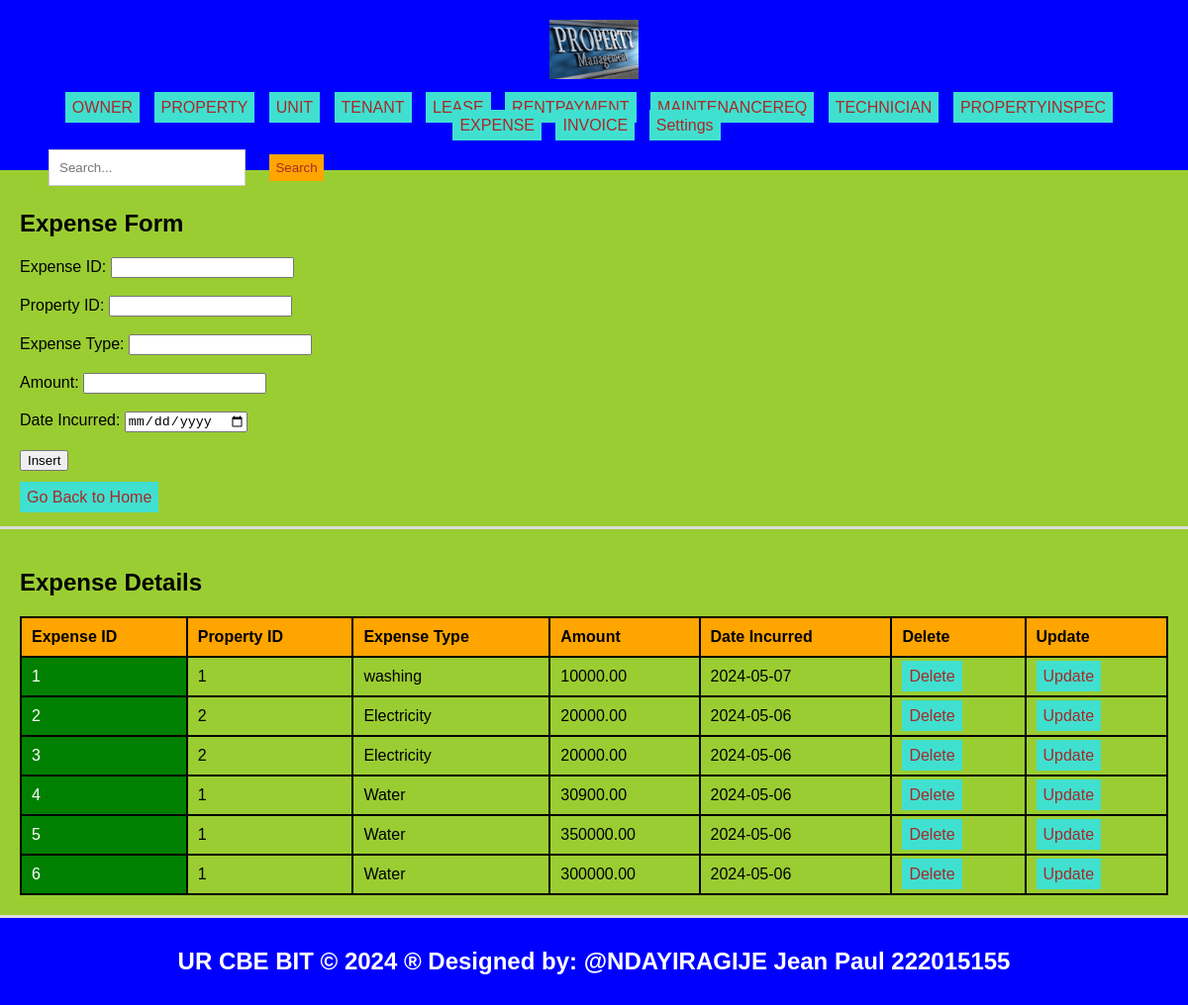
/Expense.php, run on the app's committed database.
### tables this page shows
CREATE TABLE `expenses` (
  `Expense_id` int(11) NOT NULL,
  `Property_id` int(11) DEFAULT NULL,
  `Expense_type` varchar(50) DEFAULT NULL,
  `Amount` decimal(10,2) DEFAULT NULL,
  `Date_incurred` date DEFAULT NULL
);

### Expense.php (the view, shortened to what this page needs)
<!DOCTYPE html>
<html lang="en">
<head>
  <link rel="stylesheet" type="text/css" href="style.css">
</head>
<body style="background-color: yellowgreen;">
  <header>
    <div>
      <img src="./Images/a.jpg" width="90" height="60" alt="Logo">
    </div>
    <ul class="navbar">
      <ul class="navbar">
    <li style="display: inline; margin-right: 5px;"><a href="./owner.php">OWNER</a></li>
    <li style="display: inline; margin-right: 5px;"><a href="./property.php">PROPERTY</a></li>
    <li style="display: inline; margin-right: 5px;"><a href="./unit.php">UNIT</a></li>
      <li style="display: inline; margin-right: 5px;"><a href="./tenant.php">TENANT</a></li>
        <li style="display: inline; margin-right: 5px;"><a href="./lease.php">LEASE</a></li>
     <li style="display: inline; margin-right: 5px;"><a href="./rentpayment.php">RENTPAYMENT</a></li>
      <li style="display: inline; margin-right: 5px;"><a href="./MaintenanceReq.php">MAINTENANCEREQ</a></li>
      <li style="display: inline; margin-right: 5px;"><a href="./technician.php">TECHNICIAN</a>
      </li>
      <li style="display: inline; margin-right: 5px;"><a href="./propertyinspec.php">PROPERTYINSPEC</a></li>
      <li style="display: inline; margin-right: 5px;"><a href="./Expense.php">EXPENSE</a></li>
        <li style="display: inline; margin-right: 5px;"><a href="./invoice.php">INVOICE</a>
        <li class="dropdown">
        <a href="#">Settings</a>
      </li>
    </ul>
    <div class="search-form" style="text-align: right; padding: 10px;">
      <form role="search" action="search.php">
        <input class="form-control" type="search" placeholder="Search..." aria-label="Search" name="query">
        <button class="btn" type="submit">Search</button>
      </form>
    </div>
  </header>
  <section>
    <h1>Expense Form</h1>
    <form method="post" onsubmit="return confirmInsert();">
        <label for="expense_id">Expense ID:</label>
        <input type="number" id="expense_id" name="expense_id" required><br><br>
        <label for="property_id">Property ID:</label>
        <input type="number" id="property_id" name="property_id" required><br><br>
        <label for="expense_type">Expense Type:</label>
        <input type="text" id="expense_type" name="expense_type" required><br><br>
        <label for="amount">Amount:</label>
        <input type="number" id="amount" name="amount" step="0.01" required><br><br>
        <label for="date_incurred">Date Incurred:</label>
        <input type="date" id="date_incurred" name="date_incurred" required><br><br>
        <input type="submit" name="add" value="Insert"><br><br>
        <a href="./home.html">Go Back to Home</a>
    </form>
</section>
<?php
include('database_connection.php');
?>
<section>
    <h2>Expense Details</h2>
    <table>
      <tr>
        <th>Expense ID</th>
        <th>Property ID</th>
        <th>Expense Type</th>
        <th>Amount</th>
        <th>Date Incurred</th>
        <th>Delete</th>
        <th>Update</th>
      </tr>
      <?php
      $sql = "SELECT * FROM expenses";
      $result = $connection->query($sql);
      if ($result->num_rows > 0) {
          while ($row = $result->fetch_assoc()) {
              echo "<tr>
                    <td>{$row['Expense_id']}</td>
                    <td>{$row['Property_id']}</td>
                    <td>{$row['Expense_type']}</td>
                    <td>{$row['Amount']}</td>
                    <td>{$row['Date_incurred']}</td>
                    <td><a href='delete_Expense.php?expense_id={$row['Expense_id']}'>Delete</a></td>
                    <td><a href='update_Expense.php?expense_id={$row['Expense_id']}'>Update</a></td>
                   </tr>";
           }
      } else {
          echo "<tr><td colspan='8'>No data found</td></tr>";
      }
      ?>
    </table>
  </section>
  <footer>
    <h2>UR CBE BIT &copy; 2024 &reg; Designed by: @NDAYIRAGIJE Jean Paul 222015155</h2>
  </footer>
</body>
</html>

### style.css (style rules this page uses)
body { font-family: Arial, sans-serif; margin: 0; padding: 0; }
.search-form { float: left; padding: 20px; }
.form-control { padding: 18px; margin-left: 19px; border: 1px solid #ccc; }
.btn { padding: 6px; background-color: orange; color: brown; border: none; }
.dropdown { position: relative; display: inline; margin-right: 10px; }
body { font-family: Arial,sans-serif; margin:0; padding:0; }
header { background-color:blue; padding: 20px; }
.dropdown { position: right; display:right; direction:rtl; }
section { padding:28px; border-bottom: 1px solid #ddd; }
footer { text-align: center; padding: 15px; background-color:blue; }

### Expense.php (style rules this page uses)
a { padding: 7px; color: white; background-color: turquoise; text-decoration: none; margin-right: 5px; }
a:link { color: brown; }
button.btn { margin-left: 20px; margin-top: 10px; }
input.form-control { padding: 10px; }
table { width: 100%; border-collapse: collapse; }
th, td { border: 2px solid black; padding: 10px; text-align: left; }
th { background-color: orange; }
td:first-child { background-color:green; color: white; }
section { padding: 20px; border-bottom: 3px solid #ddd; }
header { text-align: center; padding: 20px; background-color: blue; color: white; }
footer { text-align: center; padding: 10px; background-color: blue; color: white; }
.navbar { list-style-type: none; padding: 0; text-align: center; }
.navbar li { display: inline-block; margin-right: 10px; }
.dropdown { position: relative; display: inline-block; }

### data on the page
expenses: Expense_id "1", Property "1", Expense_type "washing", Amount "10000.00", Date_incurred "2024-05-07"
expenses: Expense_id "2", Property "2", Expense_type "Electricity", Amount "20000.00", Date_incurred "2024-05-06"
expenses: Expense_id "3", Property "2", Expense_type "Electricity", Amount "20000.00", Date_incurred "2024-05-06"
expenses: Expense_id "4", Property "1", Expense_type "Water", Amount "30900.00", Date_incurred "2024-05-06"
expenses: Expense_id "5", Property "1", Expense_type "Water", Amount "350000.00", Date_incurred "2024-05-06"
expenses: Expense_id "6", Property "1", Expense_type "Water", Amount "300000.00", Date_incurred "2024-05-06"
